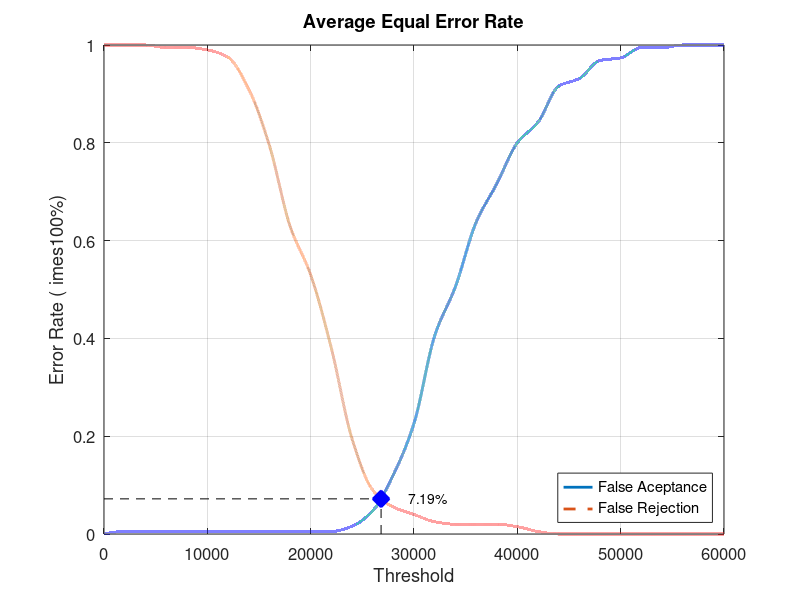
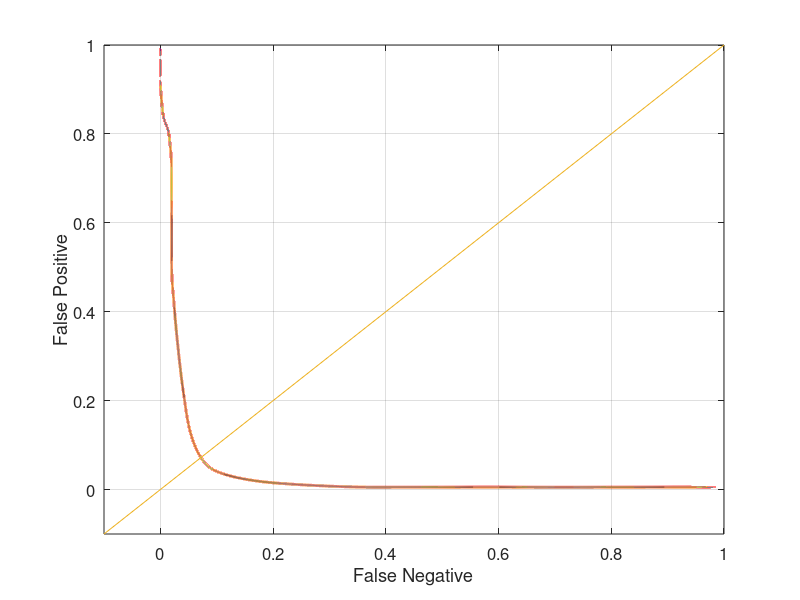

The MATLAB script that drew these images, in order:
close all;
clear;
clc;
x = 0:2000:60000;
xq = 0:0.5:60000;

y0 = [0 0.00526316 0.00526316 0.00526316 0.00526316 0.00526316 0.00526316 0.00526316 0.00526316 0.00526316 0.00526316 0.00526316 0.0157895 0.0473684 0.121053 0.226316 0.405263 0.505263 0.636842 0.715789 0.8 0.842105 0.915789 0.931579 0.968421 0.973684 0.994737 0.994737 1 1 1]
yy0 = interp1(x, y0, xq, 'pchip');
y1 = [1 1 1 0.995 0.995 0.99 0.975 0.91 0.795 0.63 0.53 0.38 0.195 0.09 0.055 0.04 0.025 0.02 0.02 0.02 0.015 0.005 0 0 0 0 0 0 0 0 0]
yy1 = interp1(x, y1, xq, 'pchip');

% Calculating EER: 
y2 = abs(y0 - y1);
find(y2 == min(y2))
yy2 = abs(yy0 - yy1);
xEER = find(yy2 == min(yy2));
xEERIndex = xq(xEER) % X-axis EER
yEER = yy0(xEER) % Y-axis EER

main = figure
plot(xq, yy0,'-','LineWidth', 2);	hold on
plot(xq, yy1,'--','LineWidth', 2);	hold on
plot([xEERIndex xEERIndex], [0 yEER], 'k--');	hold on
plot([0 xEERIndex], [yEER yEER], 'k--');	hold on
plot(xEERIndex, yEER, 'bx', 'LineWidth', 10);	hold on
text(xEERIndex + 10 * xEERIndex / 100, yEER, [num2str(round((10000 * yEER)) / 100) '%'])
legend('False Aceptance', 'False Rejection', 'Location', 'SouthEast')
xlabel('Threshold')
ylabel('Error Rate (	imes100%)')
title('Average Equal Error Rate')
set(gca, 'FontSize', 12)
axis([0 60000 0 1])
grid on

print(main, 'Database5_1Main', '-dpng');
FNRxFPR = figure('Color', [1 1 1]);
plot(yy1, yy0, '-', yy1, yy0, 'LineWidth', 2);
hold on
y = -0.1:0.1:1
plot(y, y); 
set(gca, 'FontSize', 12)
xlabel('False Negative')
ylabel('False Positive')
axis([-0.1 1 -0.1 1])
set(gca, 'FontSize', 12)
grid on

print(FNRxFPR, 'Database5_1FNRxFPR','-dpng');